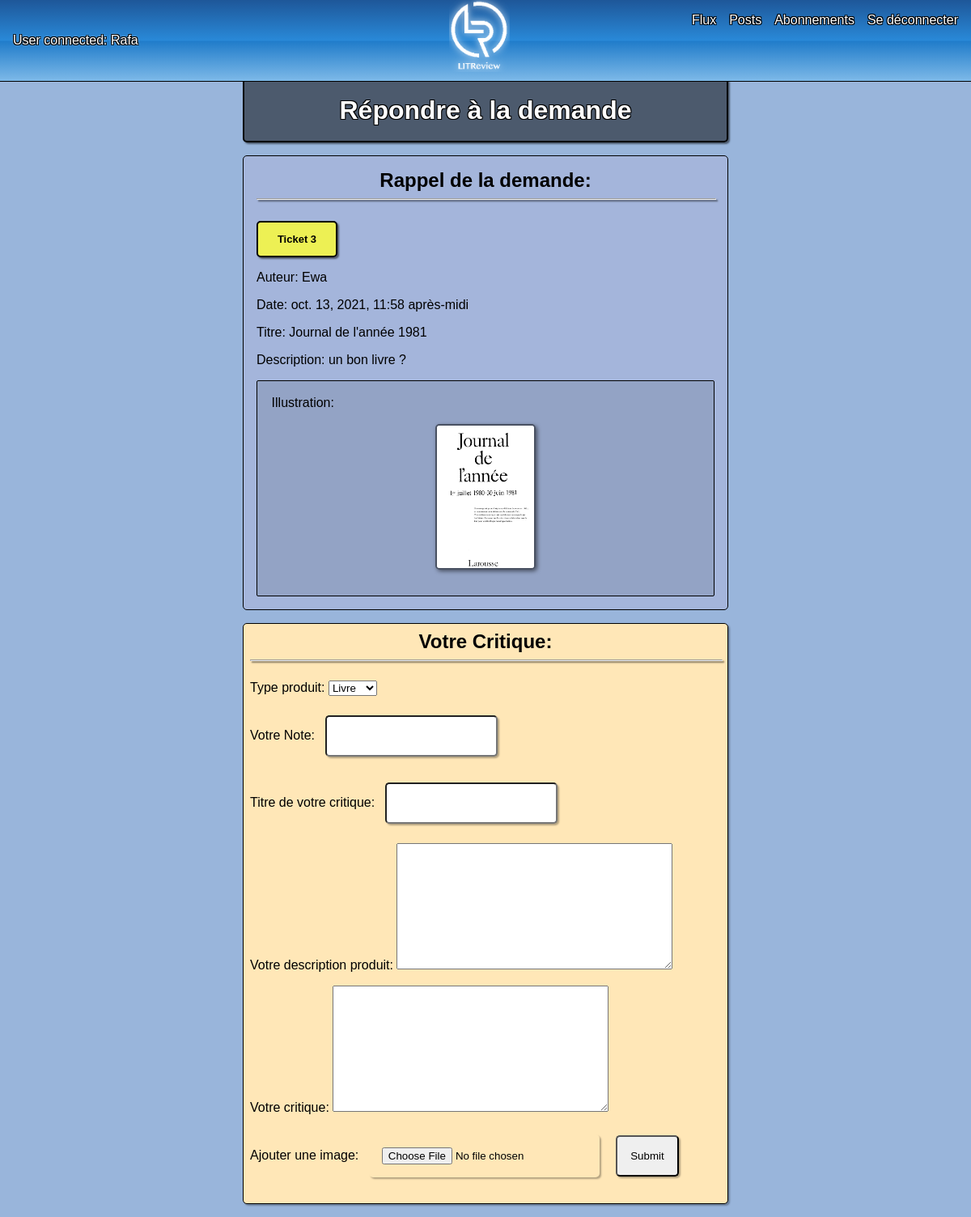
The app's page /answer-ticket/3/ (signed in) with its own data.
### base/models.py (models this page shows)
class Ticket(models.Model):
    titre = models.CharField(max_length=128,
                             blank=True
                             )
    description = models.TextField(max_length=2048,
                                   blank=True
                                   )
    user = models.ForeignKey(to=settings.AUTH_USER_MODEL,
                             on_delete=models.CASCADE,
                             null=True,
                             blank=True
                             )
    image = models.ImageField(upload_to='images',
                              null=True,
                              blank=True
                              )
    time_created = models.DateTimeField(auto_now_add=True)

### base/views.py (the view, shortened to what this page needs)
# urls.py: path('answer-ticket/<str:pk>/', views.answer_ticket, name='answer'),
@login_required(login_url='/')
def answer_ticket(request, pk):
    tick = Ticket.objects.get(id=pk)
    reviewForm = ReviewForm()
    context = {'reviewForm': reviewForm, 'ticket': tick}
    return render(request, 'base/answer_ticket.html', context)

### base/forms.py
class ReviewForm(ModelForm):
    class Meta:
        model = Review
        fields = [
            'type_produit',
            'titre_produit',
            'description_produit',
            'image_produit',
            'note',
            'titre_critique',
            'description_critique'
        ]

### base/templates/base/answer_ticket.html (shortened to what this page needs)
{% extends 'main.html' %}
{% block content %}
    <div class="main-container">
        <div class="page-title">
            <h1>Répondre à la demande</h1>
        </div>
        <div class="color-ticket rappel">
            <div>
                <h2 class="text-center">Rappel de la demande: </h2>
            </div>
            <hr />
            <div>
                <br>
                <div class="ticket-tag">
                    <p>Ticket {{ticket.id}}</p>
                </div>
                <p> Auteur:
                    {% if request.user == ticket.user %}
                        <b>vous-même</b>
                    {% else %}
                        {{ticket.user|capfirst}}
                    {% endif %}
                </p>
                <p>Date: {{ticket.time_created}} </p>
                <p>Titre: {{ticket.titre}} </p>
                <p>Description: {{ticket.description}}</p>
                <div class="illustration">
                    <p>Illustration:</p>
                    {% if ticket.image %}
                        <img id="illustration-rappel" src="/media/{{ticket.image}}" />
                    {% else %}
                        <div class="nopic">
                            <i class="far fa-clipboard"> pas d'illustration </i>
                        </div>
                    {% endif %}
                </div>
            </div>
        </div>
        <div class="width-100">
            <div class="review">
                <div>
                    <h2 class="text-center">Votre Critique: </h2>
                </div>
                <hr />
                <div>
                    <form enctype="multipart/form-data" method="post" action="">
                        <p>Type produit: {{reviewForm.type_produit}}</p>
                        <p>Votre Note: {{reviewForm.note}}</p>
                        <p>Titre de votre critique: {{reviewForm.titre_critique}}</p>
                        <p>Votre description produit: {{reviewForm.description_critique}}
                        <p>Votre critique: {{reviewForm.description_critique}}</p>
                        <p>Ajouter une image: {{reviewForm.image_produit}}
                        <input type="submit" name"submit" value="Submit" />
                    </form>
                </div>
            </div>
        </div>
    </div>
{%endblock content%}

### templates/navbar.html (shortened to what this page needs)
{% load static %}
<nav>
    <div class="navbar-auth">
        {% if user.is_authenticated %}
            <p class="logged-user">User connected: {{ user|capfirst }}</p>
        {% else %}
            <p class="logged-user">User connected: None</p>
        {% endif %}
    </div>
    <div class="navbar-title">
        {% if user.is_authenticated %}
            <div class="logo">
                <a href="{% url 'flux' %}">
                    <div>
                        <img class="fit" src="{% static 'images/LR_black.png' %}" />
                    </div>
                </a>
            </div>
        {% endif %}
    </div>
    {% if user.is_authenticated %}
        <div class="navbar-satellites">
            {% if request.get_full_path == "/flux/" %}
                <a href="{% url 'flux' %}" class="active">Flux</a>
            {% else %}
                <a href="{% url 'flux' %}">Flux</a>
            {% endif %}
            {% if request.get_full_path == "/own-posts/" %}
                <a href="{% url 'own' %}" class="active">Posts</a>
            {% else %}
                <a href="{% url 'own' %}">Posts</a>
            {% endif %}
            {% if request.get_full_path == "/abo/" %}
                <a href="{% url 'abo' %}" class="active">Abonnements</a>
            {% else %}
                <a href="{% url 'abo' %}">Abonnements</a>
            {% endif %}
            {% if request.get_full_path == "/" and user.is_authenticated %}
                <a href="{% url 'login' %}" class="active">Se connecter</a>
            {% else %}
                <a href="{% url 'logout' %}">Se déconnecter</a>
            {% endif %}
        </div>
    {% endif %}
</nav>

### static/styles/main.css (style rules this page uses)
html, body { box-sizing: border-box; border: 0; margin: 5vh 0 0 0; box-sizing: border-box; height: 100%; background-color: rgba(153,181,219,1); font-family: arial, helvetica, Verdana, sans-serif; }
.main-container { display: flex; flex-direction: column; justify-content:space-evenly; align-items: center; width: 50%; margin: auto; }
.ticket-tag, .critique-tag { display: flex; justify-content: center; align-items: center; width: 6rem; border: 2px solid black; border-radius: 5px; box-shadow: 2px 2px 2px rgba(0,0,0, .5); background-color: rgba(255,255,51, .8); text-align: center; font-size: small; font-weight: bold; }
a { text-decoration: none; margin-right: 1rem; color: #fff }
hr { width: 100%; box-shadow: 2px 2px 2px rgba(0, 0, 0, 0.5); }
nav { z-index: 1; position: fixed; top: 0; width: 100%; height: 100px; text-shadow: -1px -1px 0 #000, 1px -1px 0 #000, -1px 1px 0 #000, 1px 1px 0 #000; border-bottom: 1px solid black; display: grid; grid-template-columns: 1fr 1fr 1fr; background: #1e5799; background: -moz-linear-gradient(top, #1e5799 0%, #2989d8 50%, #207cca 51%, #7db9e8 100%); background: -webkit-linear-gradient(top, #1e5799 0%,#2989d8 50%,#207cca 51%,#7db9e8 100%); background: linear-gradient(to bottom, #1e5799 0%,#2989d8 50%,#207cca 51%,#7db9e8 100%); filter: progid:DXImageTransform.Microsoft.gradient( startColorstr='#1e5799', endColorstr='#7db9e8',GradientType=0 ); }
.fit { width: 75px; filter: brightness(0) invert(1); padding-bottom: .5rem; }
.navbar-auth { display: flex; justify-content: flex-start; align-items: center; width: 100%; height: 100px; }
.navbar-title { display: flex; justify-content:center; align-items: center; font-size: .9rem; width: 100%; height: 100px; }
.logo { width: 100%; height: 100px; display: flex; justify-content: center; align-items: center; }
.navbar-satellites { width: 100%; padding-top: 1rem; display: flex; align-items: flex-start; justify-content: flex-end; }
.logged-user { color: white; text-align: left; margin-left: 1rem; text-shadow: -1px -1px 0 #000, 1px -1px 0 #000, -1px 1px 0 #000, 1px 1px 0 #000, 0px 0px 3px #fff; }
.text-center { text-align: center; margin: auto; }
input { padding: 1rem; margin: .5rem; border-radius: 5px; box-shadow: 2px 2px 2px rgba(0, 0, 0, 0.3); }
.width-100 { box-sizing: border-box; width: 100%; }
.color-ticket { background-color: rgb(164, 181, 219); }
.rappel { box-sizing: border-box; border: 1px solid black; border-radius: 5px; padding: 1rem; width: 100%; }
.ticket, .review { box-sizing: border-box; width: 100%; border: 1px solid black; box-shadow: 2px 2px 2px rgba(0, 0, 0, 0.3); border-radius: 5px; display: flex; flex-direction: column; padding: .5rem; margin: 1rem 0; background-color: rgb(200, 181, 219, .25); }
.illustration { border: 1px solid black; border-radius: 2px; box-sizing: border-box; padding: 1rem; width: 100%; display: flex; flex-direction: column; margin: auto; background-color: rgba(0, 0, 0, 0.1); }
.illustration p { align-self: flex-start; margin: .1rem; }
.illustration img { align-self: center; border: 2px solid rgba(0, 0, 0, 0.5); box-shadow: 2px 2px 5px rgba(0, 0, 0, 0.5); border-radius: 5px; margin: 1rem; width: 25vw; }
#illustration-rappel { width: 10vw; }
.review { background-color: rgba(255, 231, 183.25) }
.width-100 { width: 100%; }
.page-title { box-sizing: border-box; width: 100%; background-color: rgba(0, 0, 0, 0.5); display: flex; flex-direction: column; justify-content: center; align-items: center; border: 2px solid black; box-shadow: 2px 2px 2px rgba(0, 0, 0, 0.5); border-radius: 5px; height: 10vh; margin: 1rem 0rem; text-align: center; color: white; text-shadow: -1px -1px 0 #000, 1px -1px 0 #000, -1px 1px 0 #000, 1px 1px 0 #000; }

### records on screen
Ticket: id "3", user "Ewa", time_created "oct. 13, 2021, 11:58 après-midi", titre "Journal de l'année 1981", description "un bon livre ?", image (picture)

### other values on screen
{{ user|capfirst }} "Rafa"
